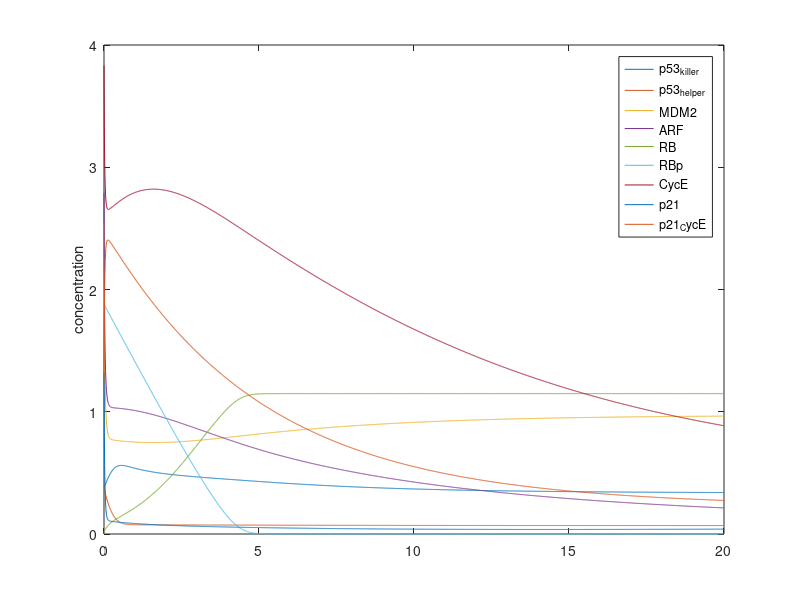

Source code (MATLAB):
clc
clear all;
close all;

T_end = 20;
delta_t = 0.01;
N = T_end/delta_t;
timeline = 0:delta_t:(T_end - delta_t);

MDM2_initial = 2.53;
ARF_initial = 2.79;
ARF_MDM2_initial = 1.99;
E2F1_initial = 0.9;
RBp_initial = 1.88;
RB_E2F1_initial = 0;
RB_initial = 0;
p53helper_initial = 0.39;
p53killer_initial = 0.39;
DYRK2_initial = 2;

CycE_initial = 3.83;
p21_initial = 1.32;
p21_CycE_initial = 1.25;

DYRK2 = zeros(1, N);
p53helper = zeros(1, N);
p53killer = zeros(1, N);
MDM2 = zeros(1, N);
ARF = zeros(1, N);
ARF_MDM2 = zeros(1, N);
E2F1 = zeros(1, N);
RBp = zeros(1, N);
RB_E2F1 = zeros(1, N);
RB = zeros(1, N);
CycE = zeros(1, N);
p21_CycE = zeros(1, N);
p21 = zeros(1, N);

p53killer(1) = p53killer_initial;
p53helper(1) = p53helper_initial;
MDM2(1) = MDM2_initial;
ARF(1) = ARF_initial;
ARF_MDM2(1) = ARF_MDM2_initial;
E2F1(1) = E2F1_initial;
RBp(1) = RBp_initial;
RB_E2F1(1) = RB_E2F1_initial;
RB(1) = RB_initial;
DYRK2(1) = DYRK2_initial;

CycE(1) = CycE_initial;
p21_CycE(1) = p21_CycE_initial;
p21(1) = p21_initial;

kdpp53_initial = 0.5;
kdsRE_initial = 1;

kdpp53 = kdpp53_initial;
kdsRE = kdsRE_initial;

for i = 2 : N        
    DYRK2(i) = DYRK2(i - 1) + delta_t * (-0.0003 * DYRK2(i - 1));
    if DYRK2(i) < 0
        DYRK2(i) = 0;
    end
    p53helper(i) = p53helper(i - 1) + delta_t * (-DYRK2(i - 1) * ...
        p53helper(i - 1) / (0.1 + p53helper(i - 1)) + 0.5 - ...
        (0.1 + MDM2(i - 1)) * p53helper(i - 1) + 0.5 * p53killer(i - 1) ...
        /(0.1 + p53killer(i - 1)));
    if p53helper(i) < 0
       p53helper(i) = 0;
    end
    p53killer(i) = p53killer(i - 1) + delta_t * (DYRK2(i - 1) * ...
        p53helper(i - 1) / (0.1 + p53helper(i - 1)) - 0.5 * ...
        p53killer(i - 1) / (0.1 + p53killer(i - 1)) - (0.1 + MDM2(i - 1) * ...
        p53killer(i - 1)));
    if p53killer(i) < 0
        p53killer(i) = 0;
    end
    MDM2(i) = MDM2(i - 1) + delta_t * (0.02 + 0.3 * (p53killer(i - 1) ...
        + p53helper(i - 1)) - 0.1 * MDM2(i - 1) - 10 * ARF(i - 1) * ...
        MDM2(i - 1) + 2.1 * ARF_MDM2(i - 1));
    if MDM2(i) < 0
        MDM2(i) = 0;
    end
    ARF(i) = ARF(i - 1) + delta_t * (0.01 + 0.3 * E2F1(i - 1) - 0.1 ...
        * ARF(i - 1) - 10 * ARF(i - 1) * MDM2(i - 1) + 2.1 ...
        * ARF_MDM2(i - 1));
    if ARF(i) < 0
        ARF(i) = 0;
    end
    ARF_MDM2(i) = ARF_MDM2(i - 1) + delta_t * (10 * ARF(i - 1) * ...
        MDM2(i - 1) - 2 * ARF_MDM2(i - 1) - 0.1 * ARF_MDM2(i - 1) - ...
        0.1 * ARF_MDM2(i - 1));
    if ARF_MDM2(i) < 0
        ARF_MDM2(i) = 0;
    end
    E2F1(i) = E2F1(i - 1) + delta_t * (-5 * RB(i - 1) * E2F1(i - 1) + ...
        RB_E2F1(i - 1));
    if E2F1(i) < 0
        E2F1(i) = 0;
    end
    RBp(i) = RBp(i - 1) + delta_t * (-0.5 * RBp(i - 1) / ...
        (0.1 + RBp(i - 1)));
    if RBp(i) < 0
        RBp(i) = 0;
    end
    RB_E2F1(i) = 1 - E2F1(i);
    RB(i) = 2 - RBp(i) - RB_E2F1(i);
    CycE(i) = CycE(i - 1) + delta_t * (0.01 + 0.5 * E2F1(i - 1) - 0.12 * CycE(i - 1) - 10 * p21(i - 1) * CycE(i - 1) + 1.2 * p21_CycE(i - 1));
    p21(i) = p21(i - 1) + delta_t * (0.03 + 0.3 * p53helper(i - 1) + 0.01 * p53killer(i - 1) - 0.2 * p21(i - 1) - 10 * p21(i - 1) * CycE(i - 1) + 1.12 * p21_CycE(i - 1));
    p21_CycE(i) = p21_CycE(i - 1) + delta_t * (10 * p21(i - 1) * CycE(i - 1) - p21_CycE(i - 1) - 0.32 * p21_CycE(i - 1));
 
end

%% Plot
plot(timeline, p53killer, timeline, p53helper, timeline, MDM2, timeline, ARF, timeline, RB, timeline, RBp, timeline, CycE, timeline, p21, timeline, p21_CycE);
legend('p53_k_i_l_l_e_r','p53_h_e_l_p_e_r','MDM2','ARF', 'RB', 'RBp', 'CycE', 'p21', 'p21_CycE');
ylabel('concentration');
